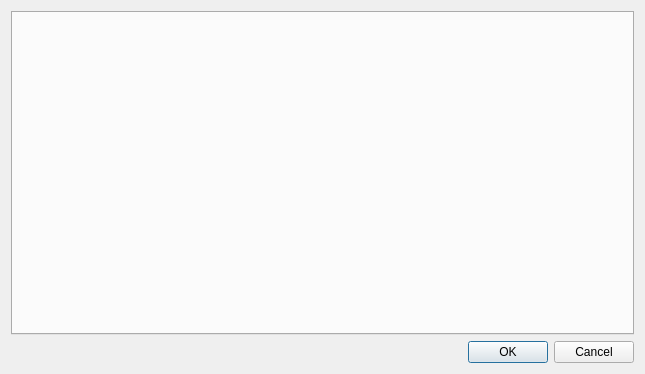
<?xml version="1.0" encoding="UTF-8"?>
<ui version="4.0">
 <class>ConfigurationDialog</class>
 <widget class="QDialog" name="ConfigurationDialog">
  <property name="geometry">
   <rect>
    <x>0</x>
    <y>0</y>
    <width>645</width>
    <height>374</height>
   </rect>
  </property>
  <property name="windowTitle">
   <string>Dialog</string>
  </property>
  <layout class="QVBoxLayout" name="verticalLayout">
   <item>
    <widget class="QTabWidget" name="tabWidget"/>
   </item>
   <item>
    <widget class="QDialogButtonBox" name="buttonBox">
     <property name="orientation">
      <enum>Qt::Horizontal</enum>
     </property>
     <property name="standardButtons">
      <set>QDialogButtonBox::Cancel|QDialogButtonBox::Ok</set>
     </property>
    </widget>
   </item>
  </layout>
 </widget>
 <resources/>
 <connections>
  <connection>
   <sender>buttonBox</sender>
   <signal>accepted()</signal>
   <receiver>ConfigurationDialog</receiver>
   <slot>accept()</slot>
   <hints>
    <hint type="sourcelabel">
     <x>248</x>
     <y>254</y>
    </hint>
    <hint type="destinationlabel">
     <x>157</x>
     <y>274</y>
    </hint>
   </hints>
  </connection>
  <connection>
   <sender>buttonBox</sender>
   <signal>rejected()</signal>
   <receiver>ConfigurationDialog</receiver>
   <slot>reject()</slot>
   <hints>
    <hint type="sourcelabel">
     <x>316</x>
     <y>260</y>
    </hint>
    <hint type="destinationlabel">
     <x>286</x>
     <y>274</y>
    </hint>
   </hints>
  </connection>
 </connections>
</ui>
